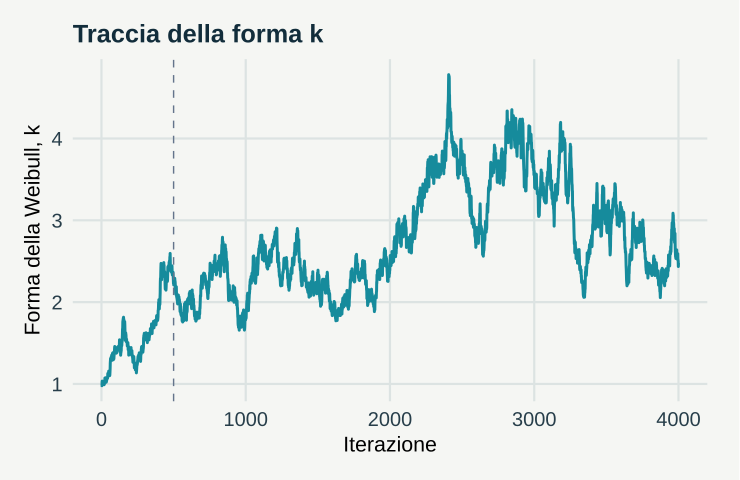

Generate this figure with R:
# GeoStat Lab — funzioni comuni. R >= 4.3; ggplot2 >= 3.4; jsonlite.
suppressPackageStartupMessages(library(ggplot2))
col_geo <- c('#168B9C','#BC5B35','#7054A4','#A17B19','#227864','#64748B')
theme_set(theme_minimal(base_size=17, base_family='sans') + theme(
  plot.background=element_rect(fill='#F5F6F3',colour=NA),
  panel.background=element_rect(fill='#F5F6F3',colour=NA),
  panel.grid.minor=element_blank(),panel.grid.major=element_line(colour='#DCE3E2'),
  plot.title=element_text(size=19,face='bold',colour='#122D3B'),
  plot.subtitle=element_text(size=13,colour='#405560',margin=margin(b=12)),
  axis.text=element_text(size=15,colour='#273E4A'),axis.title=element_text(size=16),
  legend.position='bottom',legend.title=element_blank(),legend.text=element_text(size=14),
  strip.text=element_text(size=15,face='bold'),plot.margin=margin(18,24,18,18)))
metric <- function(...) data.frame(grandezza=names(c(...)),valore=as.character(c(...)),check.names=FALSE)
f <- function(x,d=3) {out<-formatC(x,digits=d,format='fg');out[!is.finite(x)]<-'Non definito';out}
line_plot <- function(d,x='x',y='y',title='',xl=x,yl=y,group=NULL) {
 p<-ggplot(d,aes(x=.data[[x]],y=.data[[y]]))
 if(is.null(group)) p<-p+geom_line(colour=col_geo[1],linewidth=1.05) else p<-p+aes(colour=.data[[group]],group=.data[[group]])+geom_line(linewidth=1)+scale_colour_manual(values=col_geo)
 p+labs(title=title,x=xl,y=yl)
}
point_plot <- function(d,x='x',y='y',title='',xl=x,yl=y,group=NULL) {
 p<-ggplot(d,aes(x=.data[[x]],y=.data[[y]]))
 if(is.null(group))p<-p+geom_point(colour=col_geo[1],size=2.5,alpha=.8) else p<-p+aes(colour=.data[[group]])+geom_point(size=2.7,alpha=.85)+scale_colour_manual(values=col_geo)
 p+labs(title=title,x=xl,y=yl)
}
hist_plot<-function(x,title='',xl='Valore',bins=20)ggplot(data.frame(x=x),aes(x))+geom_histogram(bins=bins,fill=col_geo[1],colour='#F5F6F3')+labs(title=title,x=xl,y='Frequenza')
bar_plot<-function(d,x='gruppo',y='valore',title='',yl='Valore')ggplot(d,aes(x=.data[[x]],y=.data[[y]],fill=.data[[x]]))+geom_col(width=.65)+scale_fill_manual(values=rep(col_geo,length.out=length(unique(d[[x]])) ))+guides(fill='none')+labs(title=title,x=NULL,y=yl)
map_plot<-function(d,z='z',title='',xl='Est [km]',yl='Nord [km]')ggplot(d,aes(x,y,fill=.data[[z]]))+geom_raster()+coord_equal()+scale_fill_gradientn(colours=c('#153F56','#298C9C','#B8CDB2','#F1D889','#AD542F'))+labs(title=title,x=xl,y=yl)
acf_data<-function(x,lag=20){a<-acf(x,lag.max=min(lag,length(x)-1),plot=FALSE);data.frame(x=as.vector(a$lag)[-1],y=as.vector(a$acf)[-1])}
# AR(1), distribuzione marginale stazionaria N(0, 1).
ar_series<-function(n,rho){x<-numeric(n);x[1]<-rnorm(1);for(i in 2:n)x[i]<-rho*x[i-1]+sqrt(1-rho^2)*rnorm(1);x}
# Distanze euclidee in unità metriche già dichiarate; nessuna conversione implicita di CRS.
dist_cross<-function(a,b)sqrt(outer(a[,1],b[,1],'-')^2+outer(a[,2],b[,2],'-')^2)
# Predittore IDW: i punti coincidenti ricevono esattamente il valore osservato.
idw<-function(xy,z,new,power=2){dd<-dist_cross(new,xy);apply(dd,1,function(d)if(any(d<1e-10))mean(z[d<1e-10])else weighted.mean(z,d^(-power)))}
# CART didattico binario: divisioni assiali che minimizzano l'impurità di Gini.
cart_fit<-function(x,y,depth=2,minleaf=4){
 node<-list(p=mean(y),n=length(y));if(depth<1||length(unique(y))<2||length(y)<2*minleaf)return(node)
 best<-Inf
 for(j in seq_len(ncol(x))){v<-sort(unique(x[,j])); if(length(v)<2)next
  for(cut in (head(v,-1)+tail(v,-1))/2){left<-x[,j]<=cut;nl<-sum(left);nr<-sum(!left);if(min(nl,nr)<minleaf)next
   score<-nl*mean(y[left])*(1-mean(y[left]))+nr*mean(y[!left])*(1-mean(y[!left]))
   if(score<best){best<-score;node$j<-j;node$cut<-cut;split<-left}
  }
 }
 if(is.finite(best)){node$left<-cart_fit(x[split,,drop=FALSE],y[split],depth-1,minleaf);node$right<-cart_fit(x[!split,,drop=FALSE],y[!split],depth-1,minleaf)};node
}
cart_predict<-function(tree,x)apply(x,1,function(row){t<-tree;while(!is.null(t$j))t<-if(row[t$j]<=t$cut)t$left else t$right;t$p})
p <- list(passo = 0.02, seed = 17)
set.seed(p$seed)
r <- c(43, 29, 23, 20, 48, 54, 52, 45)

s <- 37

lp <- function(t) {
    v <- suppressWarnings(sum(dweibull(r, exp(t[1]), exp(t[2]), log = TRUE)) + pweibull(s, exp(t[1]), 
        exp(t[2]), FALSE, TRUE)) + dnorm(t[1], 0, 1, TRUE) + dnorm(t[2], log(40), 1, TRUE)
    if (is.finite(v)) 
        v
    else -Inf
}

t <- c(0, log(40))

k <- numeric(4000)

acc <- 0

for (i in 1:4000) {
    prop <- t + rnorm(2, 0, p$passo)
    if (log(runif(1)) < lp(prop) - lp(t)) {
        t <- prop
        acc <- acc + 1
    }
    k[i] <- exp(t[1])
}

kk <- k[-(1:500)]

rho <- acf(kk, lag.max = 200, plot = FALSE)$acf[-1]

ess <- length(kk)/(1 + 2 * sum(rho[seq_len(which.max(c(rho, -1) < 0.05) - 1)]))

data <- data.frame(x = 1:4000, y = k)

plots <- list(line_plot(data, "x", "y", title = "Traccia della forma k", xl = "Iterazione", yl = "Forma della Weibull, k") + 
    geom_vline(xintercept = 500, linetype = 2, colour = col_geo[6]))

metrics <- metric(`Tasso di accettazione` = f(acc/4000), `Media a posteriori di k` = f(mean(kk)), `Dimensione campionaria efficace` = f(ess), 
    `Riferimento su griglia` = f(3.17))
print(metrics,row.names=FALSE)
ggplot2::ggsave('m21-metropolis-B.svg',plots[[1]],device=svglite::svglite,width=7.7,height=5.0,bg='#F8F6F1')
